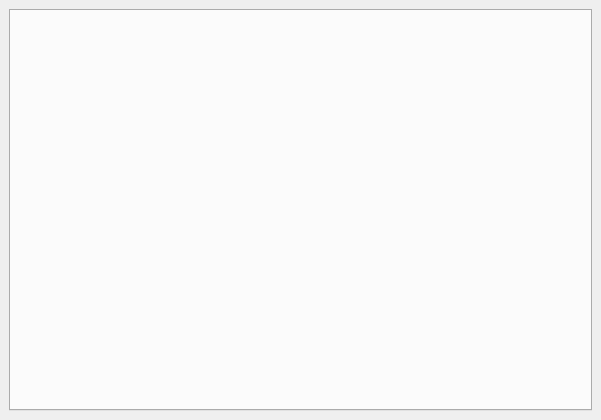
<?xml version="1.0" encoding="UTF-8"?>
<ui version="4.0">
 <class>MainWindow</class>
 <widget class="QMainWindow" name="MainWindow">
  <property name="geometry">
   <rect>
    <x>0</x>
    <y>0</y>
    <width>601</width>
    <height>420</height>
   </rect>
  </property>
  <property name="windowTitle">
   <string>Books</string>
  </property>
  <widget class="QWidget" name="centralWidget">
   <layout class="QVBoxLayout">
    <property name="spacing">
     <number>6</number>
    </property>
    <property name="leftMargin">
     <number>9</number>
    </property>
    <property name="topMargin">
     <number>9</number>
    </property>
    <property name="rightMargin">
     <number>9</number>
    </property>
    <property name="bottomMargin">
     <number>9</number>
    </property>
    <item>
     <widget class="QTabWidget" name="tabWidget">
      <property name="currentIndex">
       <number>-1</number>
      </property>
     </widget>
    </item>
   </layout>
  </widget>
 </widget>
 <resources/>
 <connections/>
</ui>
